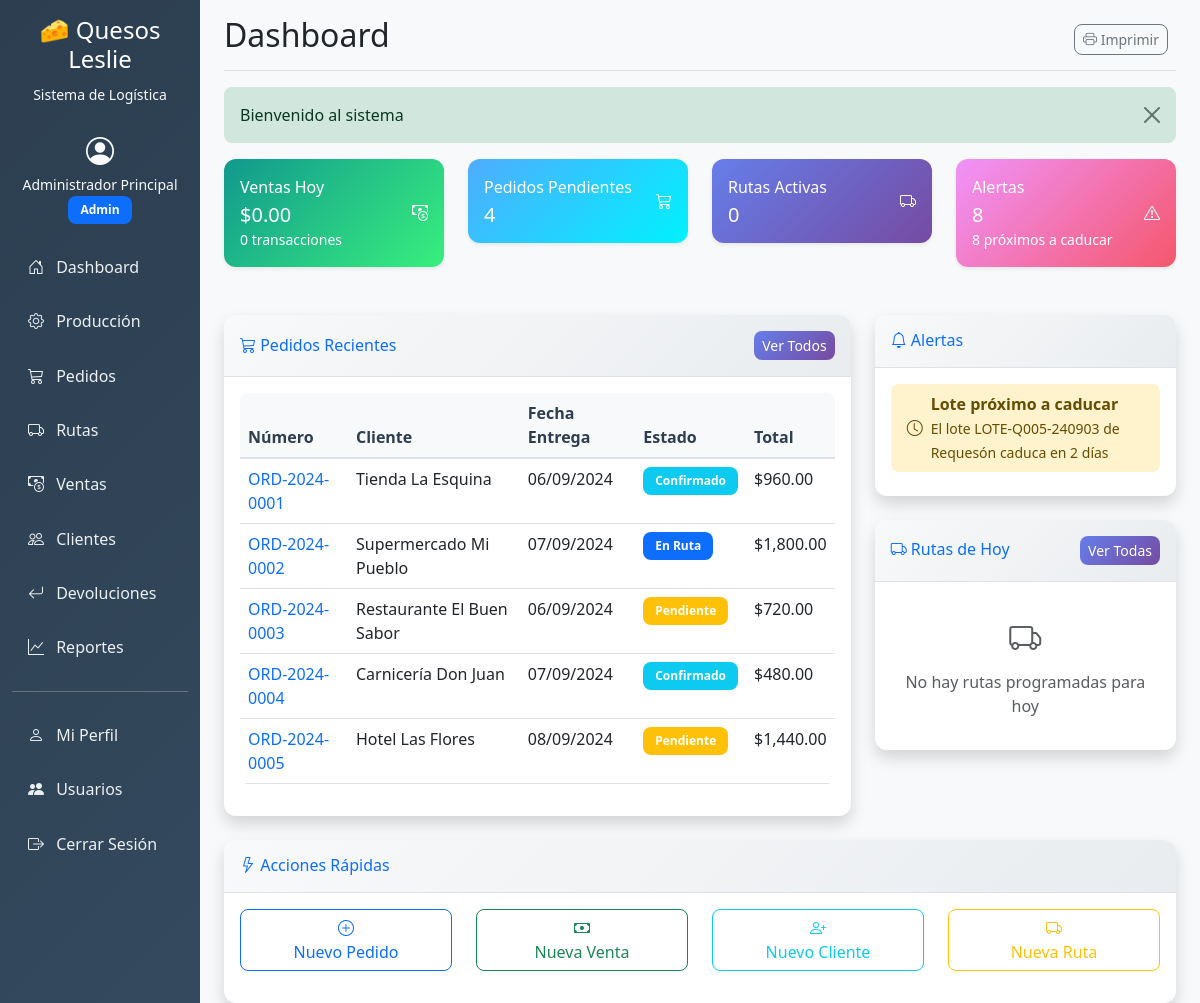
The page / (signed in) on the database its author committed.
### tables this page shows
CREATE TABLE `orders` (
  `id` int(11) NOT NULL AUTO_INCREMENT,
  `order_number` varchar(50) NOT NULL,
  `customer_id` int(11) NOT NULL,
  `order_date` date NOT NULL,
  `delivery_date` date NOT NULL,
  `status` enum('pending','confirmed','in_route','delivered','cancelled') NOT NULL DEFAULT 'pending',
  `order_type` enum('presale','direct','route') NOT NULL DEFAULT 'presale',
  `total_amount` decimal(10,2) NOT NULL DEFAULT 0.00,
  `notes` text,
  `qr_code` varchar(100) DEFAULT NULL,
  `created_by` int(11) NOT NULL,
  `created_at` timestamp NOT NULL DEFAULT CURRENT_TIMESTAMP,
  `updated_at` timestamp NOT NULL DEFAULT CURRENT_TIMESTAMP ON UPDATE CURRENT_TIMESTAMP,
  PRIMARY KEY (`id`),
  UNIQUE KEY `order_number` (`order_number`),
  KEY `customer_id` (`customer_id`),
  KEY `created_by` (`created_by`),
  FOREIGN KEY (`customer_id`) REFERENCES `customers` (`id`),
  FOREIGN KEY (`created_by`) REFERENCES `users` (`id`)
);

CREATE TABLE `customers` (
  `id` int(11) NOT NULL AUTO_INCREMENT,
  `code` varchar(50) NOT NULL,
  `name` varchar(100) NOT NULL,
  `contact_person` varchar(100) DEFAULT NULL,
  `phone` varchar(20) DEFAULT NULL,
  `email` varchar(100) DEFAULT NULL,
  `address` text NOT NULL,
  `location_lat` decimal(10,8) DEFAULT NULL,
  `location_lng` decimal(11,8) DEFAULT NULL,
  `customer_type` enum('regular','wholesale','retail') NOT NULL DEFAULT 'regular',
  `credit_limit` decimal(10,2) NOT NULL DEFAULT 0.00,
  `payment_terms` int(11) NOT NULL DEFAULT 0,
  `is_active` tinyint(1) NOT NULL DEFAULT 1,
  `created_at` timestamp NOT NULL DEFAULT CURRENT_TIMESTAMP,
  `updated_at` timestamp NOT NULL DEFAULT CURRENT_TIMESTAMP ON UPDATE CURRENT_TIMESTAMP,
  PRIMARY KEY (`id`),
  UNIQUE KEY `code` (`code`)
);

CREATE TABLE `notifications` (
  `id` int(11) NOT NULL AUTO_INCREMENT,
  `user_id` int(11) DEFAULT NULL,
  `type` enum('expiration_alert','low_stock','delivery_reminder','payment_due','quality_issue') NOT NULL,
  `title` varchar(200) NOT NULL,
  `message` text NOT NULL,
  `reference_id` int(11) DEFAULT NULL,
  `reference_type` varchar(50) DEFAULT NULL,
  `is_read` tinyint(1) NOT NULL DEFAULT 0,
  `priority` enum('low','medium','high','urgent') NOT NULL DEFAULT 'medium',
  `created_at` timestamp NOT NULL DEFAULT CURRENT_TIMESTAMP,
  PRIMARY KEY (`id`),
  KEY `user_id` (`user_id`),
  FOREIGN KEY (`user_id`) REFERENCES `users` (`id`)
);

### views/home/dashboard.php (the view, shortened to what the rows shown need)
<div class="row">
    <div class="col-xl-8 col-lg-7">
        <div class="card shadow mb-4">
            <div class="card-body">
                <?php if (!empty($recent_orders)): ?>
                <div class="table-responsive">
                    <table class="table table-hover">
                        <thead class="table-light">
                            <tr>
                                <th>Número</th>
                                <th>Cliente</th>
                                <th>Fecha Entrega</th>
                                <th>Estado</th>
                                <th>Total</th>
                            </tr>
                        </thead>
                        <tbody>
                            <?php foreach ($recent_orders as $order): ?>
                            <tr>
                                <td>
                                    <a href="<?php echo BASE_URL; ?>orders/view/<?php echo $order['id']; ?>" class="text-decoration-none">
                                        <?php echo htmlspecialchars($order['order_number']); ?>
                                    </a>
                                </td>
                                <td><?php echo htmlspecialchars($order['customer_name']); ?></td>
                                <td><?php echo date('d/m/Y', strtotime($order['delivery_date'])); ?></td>
                                <td>
                                    <?php
                                    $status_classes = [
                                        'pending' => 'warning',
                                        'confirmed' => 'info',
                                        'in_route' => 'primary',
                                        'delivered' => 'success',
                                        'cancelled' => 'danger'
                                    ];
                                    $status_labels = [
                                        'pending' => 'Pendiente',
                                        'confirmed' => 'Confirmado',
                                        'in_route' => 'En Ruta',
                                        'delivered' => 'Entregado',
                                        'cancelled' => 'Cancelado'
                                    ];
                                    ?>
                                    <span class="badge bg-<?php echo $status_classes[$order['status']]; ?> badge-status">
                                        <?php echo $status_labels[$order['status']]; ?>
                                    </span>
                                </td>
                                <td>$<?php echo number_format($order['total_amount'], 2); ?></td>
                            </tr>
                            <?php endforeach; ?>
                        </tbody>
                    </table>
                </div>
                <?php endif; ?>
            </div>
        </div>
    </div>
    <div class="col-xl-4 col-lg-5">
        <div class="card shadow mb-4">
            <div class="card-body">
                <?php if (!empty($alerts)): ?>
                <?php foreach (array_slice($alerts, 0, 5) as $alert): ?>
                <div class="alert alert-<?php echo $alert['priority'] === 'high' ? 'warning' : 'info'; ?> py-2 mb-2">
                    <div class="d-flex align-items-center">
                        <i class="bi bi-<?php echo $alert['type'] === 'expiration_alert' ? 'clock' : 'info-circle'; ?> me-2"></i>
                        <div class="flex-grow-1">
                            <strong><?php echo htmlspecialchars($alert['title']); ?></strong>
                            <br>
                            <small><?php echo htmlspecialchars($alert['message']); ?></small>
                        </div>
                    </div>
                </div>
                <?php endforeach; ?>
                <?php endif; ?>
            </div>
        </div>
    </div>
</div>

### rows shown on the page
orders: order_number "ORD-2024-0001", customer.name "Tienda La Esquina", delivery_date "06/09/2024", status "Confirmado", total_amount "960.00"
orders: order_number "ORD-2024-0002", customer.name "Supermercado Mi Pueblo", delivery_date "07/09/2024", status "En Ruta", total_amount "1,800.00"
orders: order_number "ORD-2024-0003", customer.name "Restaurante El Buen Sabor", delivery_date "06/09/2024", status "Pendiente", total_amount "720.00"
orders: order_number "ORD-2024-0004", customer.name "Carnicería Don Juan", delivery_date "07/09/2024", status "Confirmado", total_amount "480.00"
orders: order_number "ORD-2024-0005", customer.name "Hotel Las Flores", delivery_date "08/09/2024", status "Pendiente", total_amount "1,440.00"
notifications: title "Lote próximo a caducar", message "El lote LOTE-Q005-240903 de Requesón caduca en 2 días"

### other values the page prints
$_SESSION['user_name'] "Administrador Principal"
$_SESSION['user_role'] "Admin"
$page_title "Dashboard"
$flash['message'] "Bienvenido al sistema"
$stats['sales_today']['total'] "0.00"
$stats['sales_today']['count'] "0"
$stats['pending_orders'] "4"
$stats['active_routes'] "0"
$stats['low_stock'] + $stats['expiring_products'] "8"
$stats['expiring_products'] "8"
